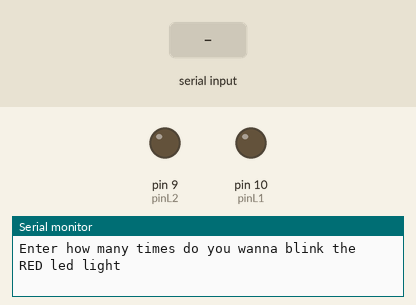
Recording of a sketch running on a simulated Arduino Uno, built with avr-gcc and run on an emulated ATmega328P. On the bench: output pins drawn as LEDs (lit = HIGH), the last lines printed to the serial monitor. Dashed ring = blinking. The test bench sets the inputs (shaded band).

Above: at 1.2 s.
1.3 s: "90,45\n" received over Serial
At 1.7 s:
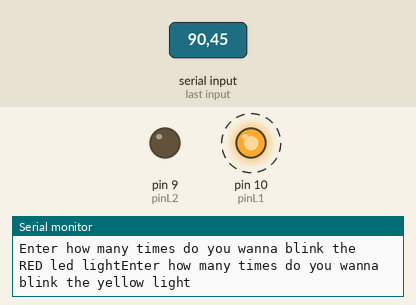
Timing chart, 0 to 10.3 s (numbered marks = the images above; inputs shaded):
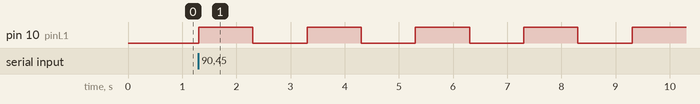

Measured:
- after the input at 1.3 s, pin 10 (pinL1): alternates HIGH for 1.0 s and LOW for 1.0 s, starting at once

The sketch:

2LEDblink.ino
```cpp
int i=1;
int j=1;
int value1;
int value2;
int pinL1=10;//red LED:
int pinL2=9;//yellow LED:
int delayT=1000;
String msg1="Enter how many times do you wanna blink the RED led light";
String msg2="Enter how many times do you wanna blink the yellow light";
void setup() {
  // put your setup code here, to run once:
  pinMode(pinL1,OUTPUT);
  pinMode(pinL2,OUTPUT);
  Serial.begin(9600);
}

void loop() {
  Serial.print(msg1);
  while(Serial.available()==0)
  {}
  value1=Serial.parseInt();
  Serial.println(msg2);
   while(Serial.available()==0)
  {}
  value2=Serial.parseInt();

   for(i=1;i<=value1;i++)//for red light:
   {
     digitalWrite(pinL1,HIGH);
     delay(delayT);
     digitalWrite(pinL1,LOW);
     delay(delayT);
   }
   for(j=1;j<=value2;j++)//for yellow light:
   {
    digitalWrite(pinL2,HIGH);
    delay(delayT);
     digitalWrite(pinL2,LOW);
    delay(delayT);
   }

}
```
